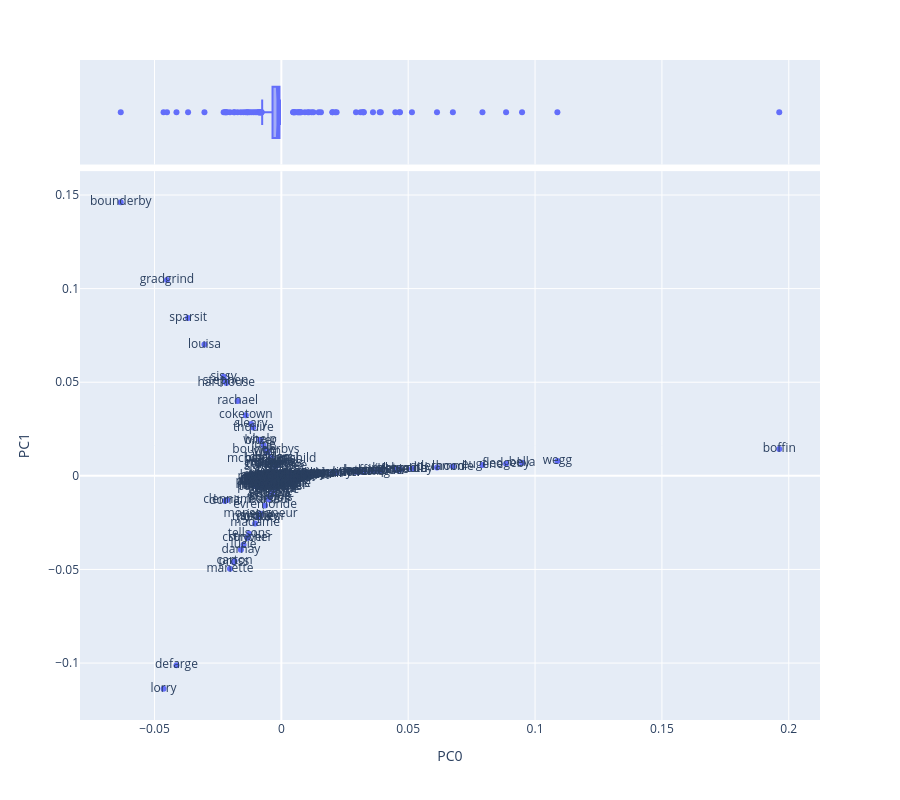

The notebook cell saved with this chart:
### Code cell
vis_loadings(COMPS, 0, 1)

### Figure 1 — Plotly figure (JSON) as saved in the notebook; plotly's stock layout.template omitted (floating-point values rounded to 4 significant figures; data arrays with more than 128 entries replaced by an {"elided": "..."} marker saying what was removed)
{"data": [{"hovertemplate": "PC0=%{x}<br>PC1=%{y}<br>term_str=%{text}<extra></extra>", "legendgroup": "", "marker": {"color": "#636efa", "symbol": "circle"}, "mode": "markers+text", "name": "", "orientation": "v", "showlegend": false, "text": {"elided": "359 str values"}, "type": "scatter", "x": {"elided": "359 float values"}, "xaxis": "x", "y": {"elided": "359 float values"}, "yaxis": "y"}, {"alignmentgroup": "True", "hovertemplate": "PC0=%{x}<extra></extra>", "legendgroup": "", "marker": {"color": "#636efa", "symbol": "circle"}, "name": "", "notched": true, "offsetgroup": "", "showlegend": false, "type": "box", "x": {"elided": "359 float values"}, "xaxis": "x2", "yaxis": "y2"}], "layout": {"height": 800, "legend": {"tracegroupgap": 0}, "margin": {"t": 60}, "xaxis": {"anchor": "y", "domain": [0, 1], "title": {"text": "PC0"}}, "xaxis2": {"anchor": "y2", "domain": [0, 1], "matches": "x", "showgrid": true, "showticklabels": false}, "yaxis": {"anchor": "x", "domain": [0, 0.8316], "title": {"text": "PC1"}}, "yaxis2": {"anchor": "x2", "domain": [0.8416, 1], "matches": "y2", "showgrid": false, "showline": false, "showticklabels": false, "ticks": ""}}}
